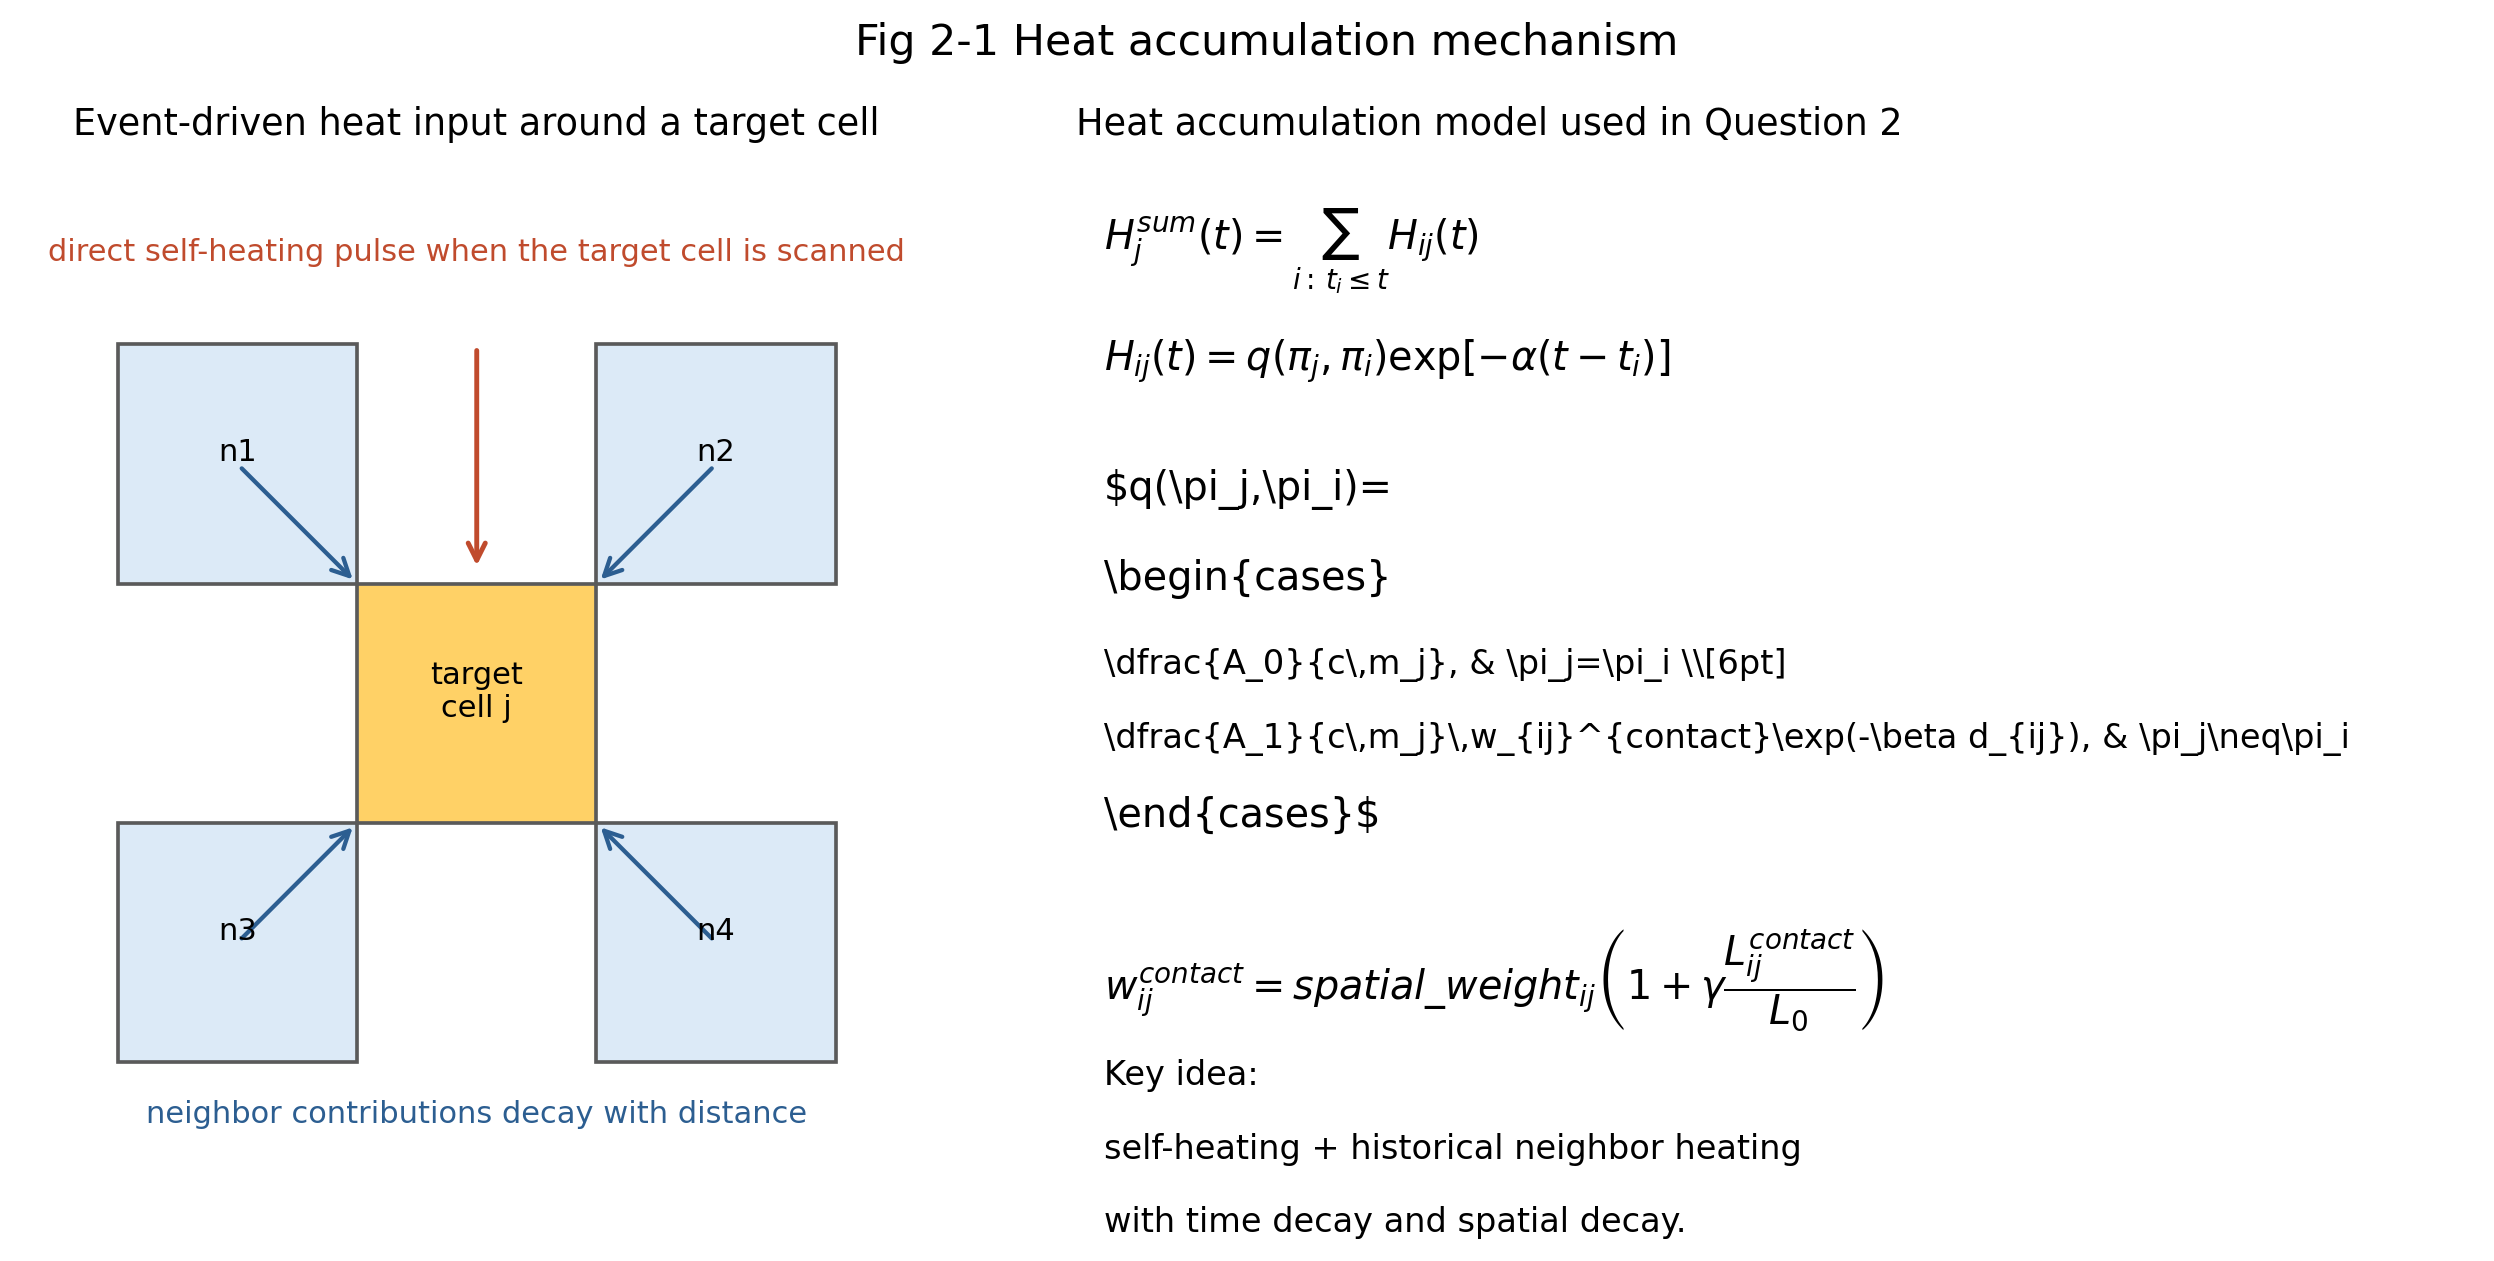

Source code (Python):
from __future__ import annotations

import sys
from pathlib import Path

import matplotlib.pyplot as plt
from matplotlib.patches import FancyArrowPatch, Rectangle


COMMON_DIR = Path(__file__).resolve().parents[1] / "common"
if str(COMMON_DIR) not in sys.path:
    sys.path.insert(0, str(COMMON_DIR))

from q2_visualization_common import save_metadata  # noqa: E402


OUTPUT_DIR = Path(__file__).resolve().parent


def draw_event_grid(ax) -> None:
    cells = {
        "target": (2, 2),
        "n1": (1, 3),
        "n2": (3, 3),
        "n3": (1, 1),
        "n4": (3, 1),
    }
    for name, (x, y) in cells.items():
        face = "#FFD166" if name == "target" else "#DCEAF7"
        rect = Rectangle((x, y), 1, 1, facecolor=face, edgecolor="#5A5A5A", linewidth=1.2)
        ax.add_patch(rect)
        label = "target\ncell j" if name == "target" else name
        ax.text(x + 0.5, y + 0.55, label, ha="center", va="center", fontsize=10)

    arrow_specs = [
        ((1.5, 3.5), (2.0, 3.0), "historical heat"),
        ((3.5, 3.5), (3.0, 3.0), "historical heat"),
        ((1.5, 1.5), (2.0, 2.0), "historical heat"),
        ((3.5, 1.5), (3.0, 2.0), "historical heat"),
    ]
    for start, end, label in arrow_specs:
        arrow = FancyArrowPatch(start, end, arrowstyle="->", mutation_scale=14, linewidth=1.4, color="#2C5E91")
        ax.add_patch(arrow)
    ax.text(2.5, 0.75, "neighbor contributions decay with distance", ha="center", fontsize=10, color="#2C5E91")
    ax.text(2.5, 4.35, "direct self-heating pulse when the target cell is scanned", ha="center", fontsize=10, color="#C04B2D")
    self_arrow = FancyArrowPatch((2.5, 4.0), (2.5, 3.05), arrowstyle="->", mutation_scale=14, linewidth=1.6, color="#C04B2D")
    ax.add_patch(self_arrow)
    ax.set_xlim(0.6, 4.4)
    ax.set_ylim(0.4, 4.8)
    ax.set_aspect("equal")
    ax.axis("off")
    ax.set_title("Event-driven heat input around a target cell", fontsize=12)


def draw_formula_panel(ax) -> None:
    ax.axis("off")
    lines = [
        r"$H_j^{sum}(t)=\sum_{i:\,t_i\leq t} H_{ij}(t)$",
        "",
        r"$H_{ij}(t)=q(\pi_j,\pi_i)\exp[-\alpha(t-t_i)]$",
        "",
        r"$q(\pi_j,\pi_i)=",
        r"\begin{cases}",
        r"\dfrac{A_0}{c\,m_j}, & \pi_j=\pi_i \\[6pt]",
        r"\dfrac{A_1}{c\,m_j}\,w_{ij}^{contact}\exp(-\beta d_{ij}), & \pi_j\neq\pi_i",
        r"\end{cases}$",
        "",
        r"$w_{ij}^{contact}=spatial\_weight_{ij}\left(1+\gamma\dfrac{L_{ij}^{contact}}{L_0}\right)$",
        "",
        "Key idea:",
        "self-heating + historical neighbor heating",
        "with time decay and spatial decay.",
    ]
    y = 0.95
    for line in lines:
        if line.startswith("$") or line.startswith(r"\begin") or line.startswith(r"\end"):
            ax.text(0.02, y, line, fontsize=13, va="top")
            y -= 0.085
        else:
            ax.text(0.02, y, line, fontsize=11, va="top")
            y -= 0.07 if line else 0.04
    ax.set_title("Heat accumulation model used in Question 2", fontsize=12, loc="left")


def main() -> None:
    fig, axes = plt.subplots(1, 2, figsize=(13, 5.8), gridspec_kw={"width_ratios": [1.0, 1.15]})
    draw_event_grid(axes[0])
    draw_formula_panel(axes[1])
    fig.suptitle("Fig 2-1 Heat accumulation mechanism", fontsize=14, y=0.98)
    fig.tight_layout()
    output_path = OUTPUT_DIR / "fig2_1_heat_accumulation_mechanism.png"
    fig.savefig(output_path, dpi=220, bbox_inches="tight")
    plt.close(fig)

    save_metadata(
        OUTPUT_DIR / "fig2_1_heat_accumulation_mechanism.json",
        {
            "figure_id": "fig2_1",
            "title": "Heat accumulation mechanism",
            "description": "Schematic figure for the event-driven heat accumulation model in Question 2.",
            "output_image": str(output_path),
        },
    )
    print(f"Wrote {output_path}")


if __name__ == "__main__":
    main()
